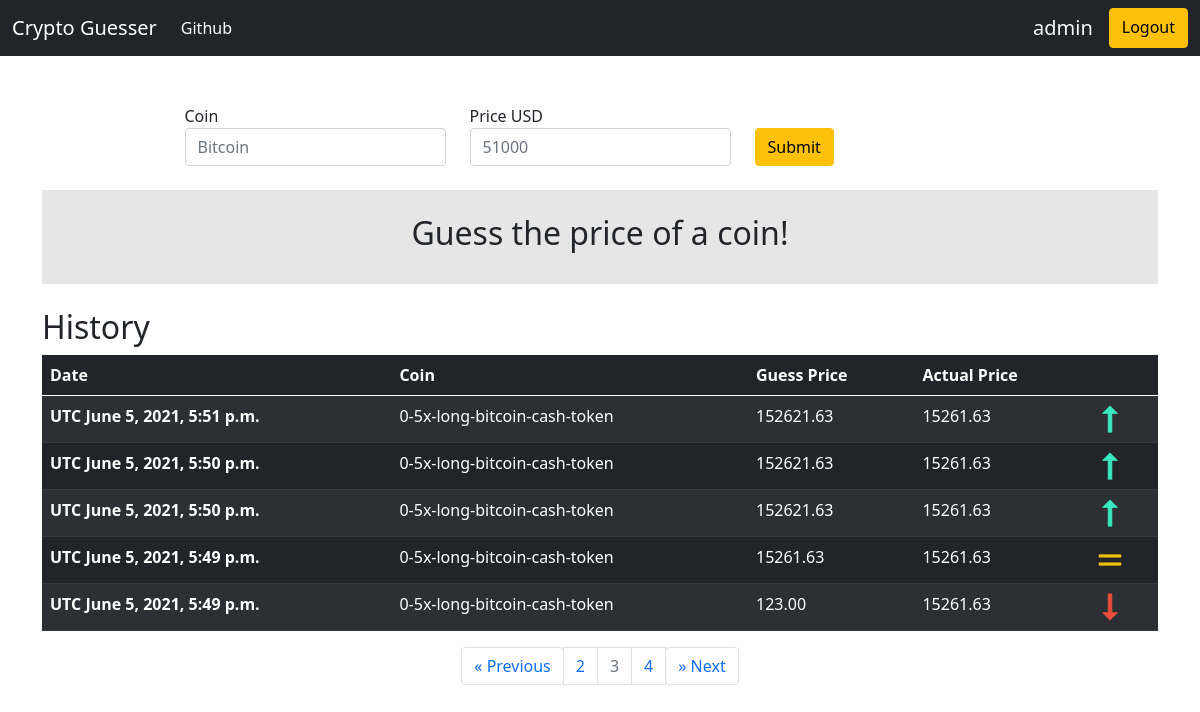
/?page=3 (signed in), run on the app's committed database.
### result/models.py (models this page shows, shortened)
class Result(models.Model):
    coin = models.CharField(max_length=120, blank=False, null=False)
    guess_price = models.DecimalField(decimal_places=2, max_digits=10000)
    actual_price = models.DecimalField(decimal_places=2, max_digits=10000)
    author = models.ForeignKey(User, related_name='result', on_delete=models.CASCADE)
    created_at = models.DateTimeField(auto_now_add=True)
    objects = ResultManager()

### pages/views.py (the view, shortened to what this page needs)
# urls.py: path('', homepage_view, name='home'),
def homepage_view(request, *args, **kwargs):
    message = ""
    guess_price = 0
    actual_price = 0
    is_valid = False
    results = []
    if request.user.is_authenticated:
        results = Result._meta.model.objects.filter(author=request.user).order_by('-created_at')
    page = request.GET.get('page', 1)
    paginator = Paginator(results, 5)
    try:
        results = paginator.page(page)
    except PageNotAnInteger:
        results = paginator.page(1)
    except EmptyPage:
        results = paginator.page(paginator.num_pages)
    context = {
        'history' : results,
        'guess_result' : {
            'is_valid' : is_valid,
            "guess_price" : float(guess_price),
            "actual_price" : float(actual_price),
            "message" : message
        }
    }
    return render(request, "homepage.html", context)

### templates/homepage.html (shortened to what this page needs)
{% extends 'base.html' %}
{% load mathfilters %}
{% load tz %}
{% block content %}
<div class="container mt-5">
      <form action='.' method='POST'>{% csrf_token %}
        <div class="row justify-content-center">
          <div class="col-sm-3">
            <label class="sr-only" for="coin">Coin</label>
            <input id="coin" type="text" name='coin' class="form-control" id="coin" placeholder="Bitcoin">
          </div>
          <div class="col-sm-3">
            <label class="sr-only" for="guess_price">Price USD</label>
            <div class="input-group">
              <input id="guess_price" type="number" class="form-control" name='guess_price' id="guess_price" placeholder="51000" min="0" step="0.01" required=True>
            </div>
          </div>
          <div class="col-sm-3 pt-4">
            <button type="submit" class="btn btn-warning" id="submit">Submit</button>
          </div>
        </div>
      </form>
      <div class="my-4 p-4" style="background-color: rgba(15, 15, 15, 0.1);">
        {% if guess_result.is_valid %}
                {% if guess_result.guess_price < guess_result.actual_price %}
                  {% load static %}
                {% elif guess_result.guess_price > guess_result.actual_price %}
                  {% load static %}
                {% else %}
                  {% load static %}
                {% endif %}
        {% elif guess_result.message == "" %}
        <div class="d-flex justify-content-center">
          <h2>Guess the price of a coin!</h2>
        </div>
        {% else %}
        <div class="d-flex justify-content-center">
          <h2>{{guess_result.message}}</h2>
        </div>
        {% endif %}
      </div>
      <h2>History</h2>
    <div class="d-flex justify-content-center">
        <table id="table" class="table table-dark table-striped table-hover">
            <thead>
            <tr>
                <th scope="col">Date</th>
                <th scope="col">Coin</th>
                <th scope="col">Guess Price</th>
                <th scope="col">Actual Price</th>
                <th scope="col"></th>
            </tr>
            </thead>
            <tbody>
            {% for result in history %}
            <tr data-href='https://www.google.com'>
                <th scope="row">UTC {{result.created_at}}</th>
                <td>{{result.coin}}</td>
                <td>{{result.guess_price}}</td>
                <td>{{result.actual_price}}</td>
                {% if result.guess_price < result.actual_price %}
                <td>
                    {% load static %}
                    <img src="{% static 'images/icons8-down-30.png' %}" alt="lesser than">
                </td>
                {% elif result.guess_price > result.actual_price %}
                <td>
                    {% load static %}
                    <img src="{% static 'images/icons8-up-30.png' %}" alt="greater than">
                </td>
                {% else %}
                <td>
                    {% load static %}
                    <img src="{% static 'images/icons8-equal-sign-30.png' %}" alt="equal to">
                </td>
                {% endif %}
            </tr>
            {% endfor %}
            </tbody>
        </table>
      </div>
    <nav class="d-flex justify-content-center" aria-label="history navigation">
      <ul class="pagination">
        <li class="page-item">
          <a class="btn page-link {% if history.has_previous == False %}disabled{% endif %}"
          href="?page={% if history.has_previous %}{{ history.previous_page_number }}{% else %}1{% endif %}" aria-label="Previous">
            <span aria-hidden="true">&laquo;</span>
            <span class="sr-only">Previous</span>
          </a>
        </li>
        {% for i in history.paginator.page_range %}
            {% if i|sub:history.number|abs <= 1 %}
            <li class="page-item {% if history.number == i %}disabled{% endif %}"><a class="page-link" href="?page={{ i }}">{{ i }}</a></li>
            {% endif %}
        {% endfor %}
        <li class="page-item">
          <a class="btn page-link {% if history.has_next == False %}disabled{% endif %}"
          href="?page={% if history.has_next %}{{ history.next_page_number }}{% else %}{{ history.current_page_number }}{% endif %}" aria-label="Next">
            <span aria-hidden="true">&raquo;</span>
            <span class="sr-only">Next</span>
          </a>
        </li>
      </ul>
    </nav>
</div>
{% endblock %}

### templates/base.html (shortened to what this page needs)
<!DOCTYPE html>
<html lang="en">
    <head>
        <link href="https://cdn.jsdelivr.net/npm/bootstrap@5.0.1/dist/css/bootstrap.min.css" rel="stylesheet">
    </head>
    <body>
        <nav class="navbar navbar-expand-lg navbar-dark bg-dark">
            <div class="container-fluid">
              <a class="navbar-brand" href="/">Crypto Guesser</a>
              <div class="collapse navbar-collapse" id="navbarSupportedContent">
                <ul class="navbar-nav me-auto mb-2 mb-lg-0">
                  <li class="nav-item">
                    <a class="nav-link active" aria-current="page" href="https://github.com/todoge/Internship-tests/tree/master/coin-guesser">Github</a>
                  </li>
                </ul>
                <div class="d-flex">
                    {% if request.user.is_authenticated %}
                        <h5 class="text-light mx-3 pt-2">{{request.user}}</h5>
                        <a class="btn btn-warning" href="/logout" type="submit">Logout</a>
                    {% else %}
                        <a class="btn btn-success" href="/login">Login</a>
                        <a class="btn btn-primary mx-3" href="/register" type="submit">Register</a>
                    {% endif %}
                </div>
              </div>
            </div>
          </nav>
        {% block content %}
        {% endblock %}
    </body>
</html>

### data on the page
Result: created_at "June 5, 2021, 5:51 p.m.", coin "0-5x-long-bitcoin-cash-token", guess_price "152621.63", actual_price "15261.63"
Result: created_at "June 5, 2021, 5:50 p.m.", coin "0-5x-long-bitcoin-cash-token", guess_price "152621.63", actual_price "15261.63"
Result: created_at "June 5, 2021, 5:50 p.m.", coin "0-5x-long-bitcoin-cash-token", guess_price "152621.63", actual_price "15261.63"
Result: created_at "June 5, 2021, 5:49 p.m.", coin "0-5x-long-bitcoin-cash-token", guess_price "15261.63", actual_price "15261.63"
Result: created_at "June 5, 2021, 5:49 p.m.", coin "0-5x-long-bitcoin-cash-token", guess_price "123.00", actual_price "15261.63"

### other printed values
{{ request.user }} "admin"
{{ i }} "2" "3" "4"
